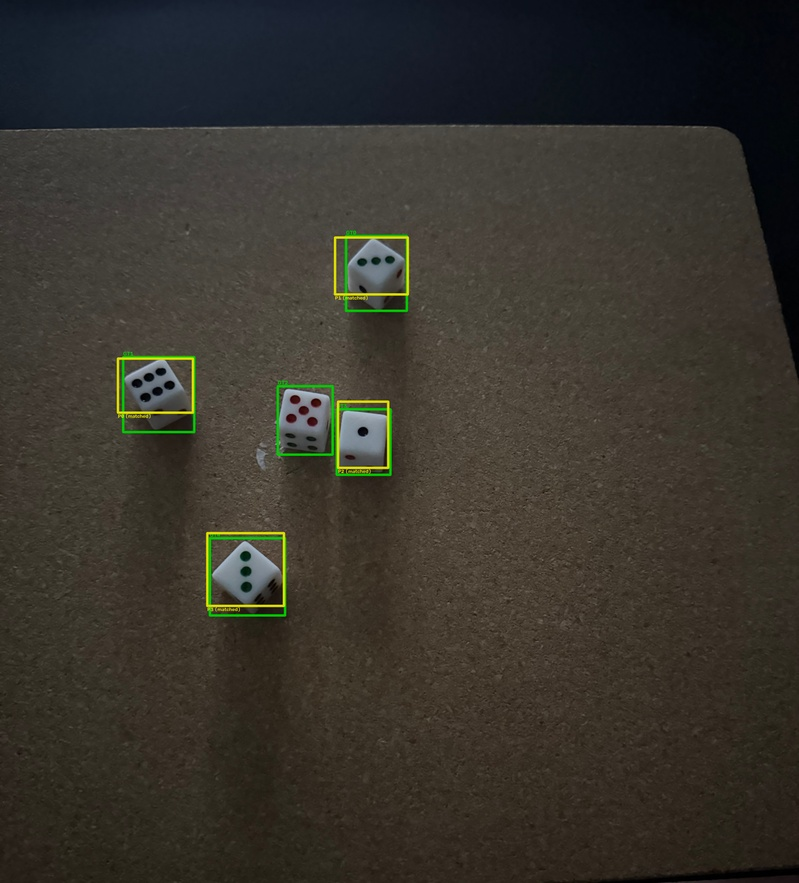
#> input picture runs/localization/failure_analysis/d6_ - 112_jpeg.rf.jMkikButOiVTHyy8ENy5_diagnostic.jpg, 799 x 883 px, shrunk from 4284 x 4734 before the run
$ python -i interactive_locate_dice.py   (imports and definitions only)
#> lines starting #> are read from the running program, lines starting #| are printed output that depends on the picture
#> in launch_tuner, image is the input picture: shape (883, 799, 3); mean B, G, R 44.5, 52.2, 55.6
#> the sliders are set to blur_k = 5, sigma = 0.5, clahe_clip = 2.0, clahe_tile = 8, channel = saturation, morph_k = 5, morph_iterations = 1, min_area_frac = 0.0015, max_area_frac = 0.1, min_aspect = 0.45, max_aspect = 2.2, min_solidity = 0.75, show_final_only = False
import cv2 as cv
import numpy as np
import matplotlib.pyplot as plt
from ipywidgets import (
    interact, FloatSlider, IntSlider, Dropdown, fixed, Layout, ToggleButton
)

def contour_solidity(contour):
    area = cv.contourArea(contour)
    hull = cv.convexHull(contour)
    hull_area = cv.contourArea(hull)
    if hull_area == 0:
        return 0
    return area / hull_area

def filter_dice_contours(contours, image_area, min_area_fraction, max_area_fraction,
                          min_aspect_ratio, max_aspect_ratio, min_solidity):
    min_area_px = min_area_fraction * image_area
    max_area_px = max_area_fraction * image_area
    boxes = []
    for c in contours:
        area = cv.contourArea(c)
        if area < min_area_px or area > max_area_px:
            continue
        x, y, w, h = cv.boundingRect(c)
        aspect_ratio = w / h if h > 0 else 0
        if aspect_ratio < min_aspect_ratio or aspect_ratio > max_aspect_ratio:
            continue
        if contour_solidity(c) < min_solidity:
            continue
        boxes.append((x, y, w, h))
    return boxes

def locate_dice_tunable(
    image_bgr,
    blur_k=5,
    sigma=0.5,
    clahe_clip=2.0,
    clahe_tile=8,
    channel="saturation",
    morph_k=5,
    morph_iterations=1,
    min_area_frac=0.0015,
    max_area_frac=0.10,
    min_aspect=0.45,
    max_aspect=2.2,
    min_solidity=0.75,
):
#> called with blur_k = 5, sigma = 0.5, clahe_clip = 2, clahe_tile = 8, channel = 'saturation', morph_k = 5, morph_iterations = 1, min_area_frac = 0.0015
    image_area = image_bgr.shape[0] * image_bgr.shape[1]
#> image_area = 705517
    blur_k = blur_k if blur_k % 2 == 1 else blur_k + 1  # kernel must be odd
    blurred = cv.GaussianBlur(image_bgr, (blur_k, blur_k), sigma)

    # [11 lines of commented-out code are left out]
    _, threshold = cv.threshold(blurred, 75, 255, cv.THRESH_BINARY_INV)
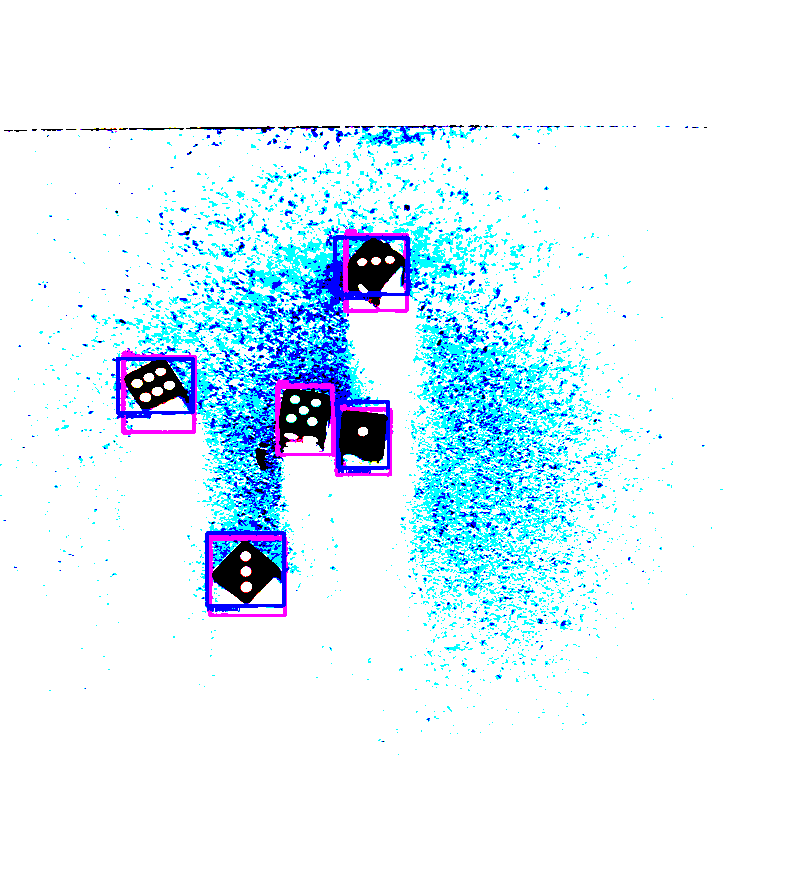
#> threshold: shape (883, 799, 3); mean B, G, R 250.7, 241.8, 225.9

    morph_k = morph_k if morph_k % 2 == 1 else morph_k + 1
    kernel = cv.getStructuringElement(cv.MORPH_ELLIPSE, (morph_k, morph_k))
    opened = cv.morphologyEx(threshold, cv.MORPH_OPEN, kernel, iterations=morph_iterations)
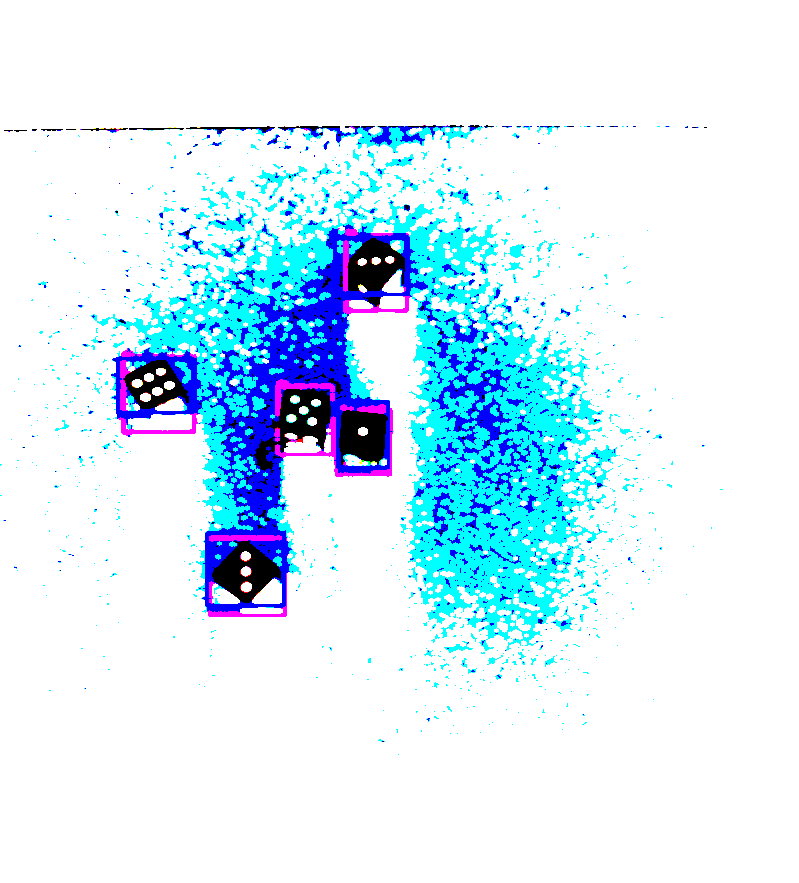
#> opened: shape (883, 799, 3); mean B, G, R 250.5, 237.6, 214.7
    closed = cv.morphologyEx(opened, cv.MORPH_CLOSE, kernel, iterations=morph_iterations)
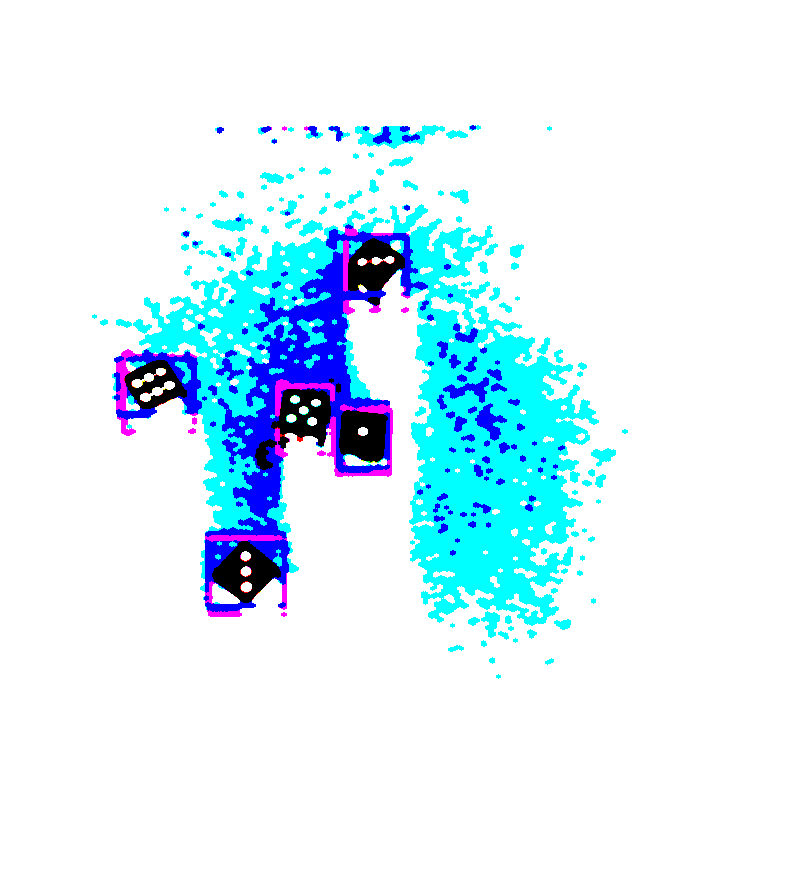
#> closed: shape (883, 799, 3); mean B, G, R 251.3, 241.3, 218.9

#> (the run stopped early here; a loop or call above may not have finished)

$ run again, on runs/localization/failure_analysis/d6_ - 122_jpeg.rf.APJxsi3oQTL3RaeoWwjF_diagnostic.jpg
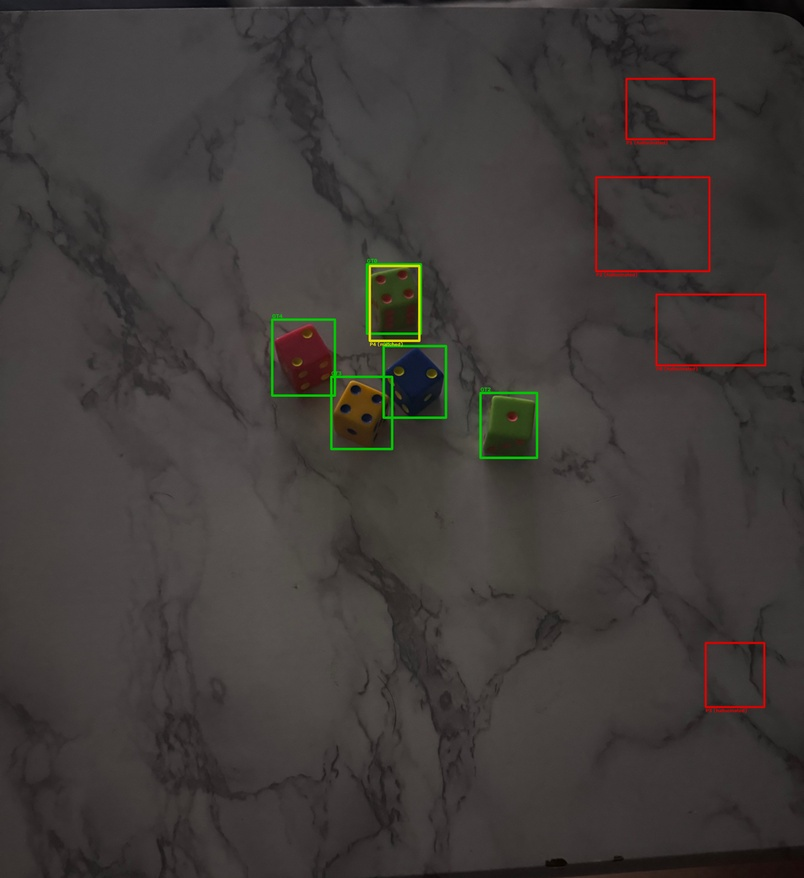
#> input picture runs/localization/failure_analysis/d6_ - 122_jpeg.rf.APJxsi3oQTL3RaeoWwjF_diagnostic.jpg, 804 x 878 px, shrunk from 4284 x 4682 before the run
#> in launch_tuner, image is the input picture: shape (878, 804, 3); mean B, G, R 56.5, 59, 63.4
#> in locate_dice_tunable, `_, threshold = cv.threshold(blurred, 75, 255, cv.THRESH_BINARY_INV)`:
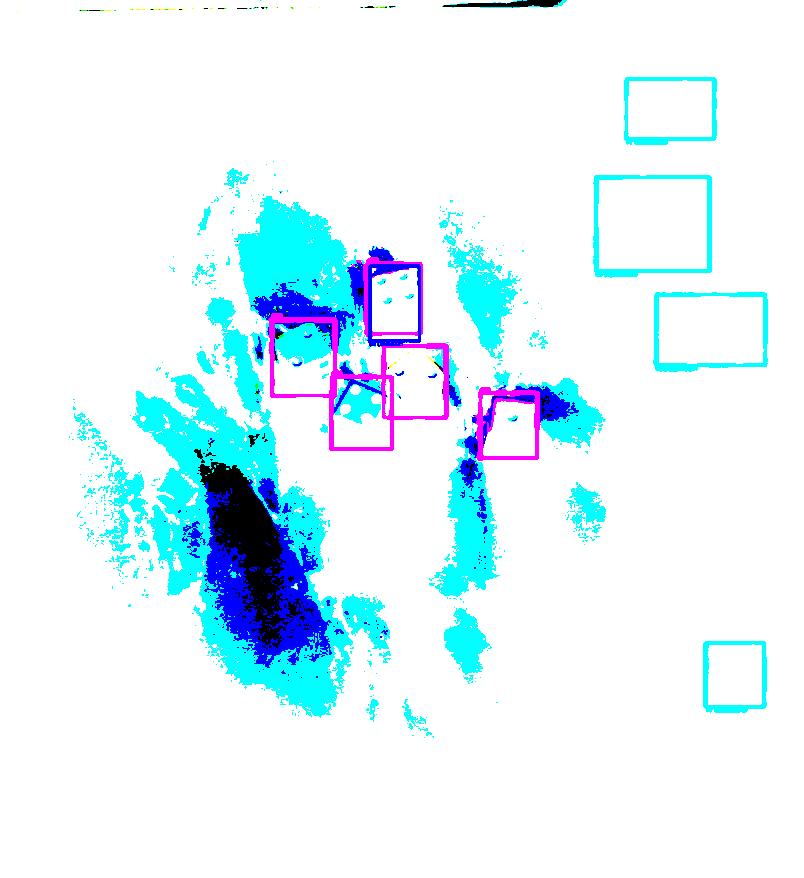
#> threshold: shape (878, 804, 3); mean B, G, R 251.8, 244.3, 223.4
#> in locate_dice_tunable, `closed = cv.morphologyEx(opened, cv.MORPH_CLOSE, kernel, iterations=mo..`:
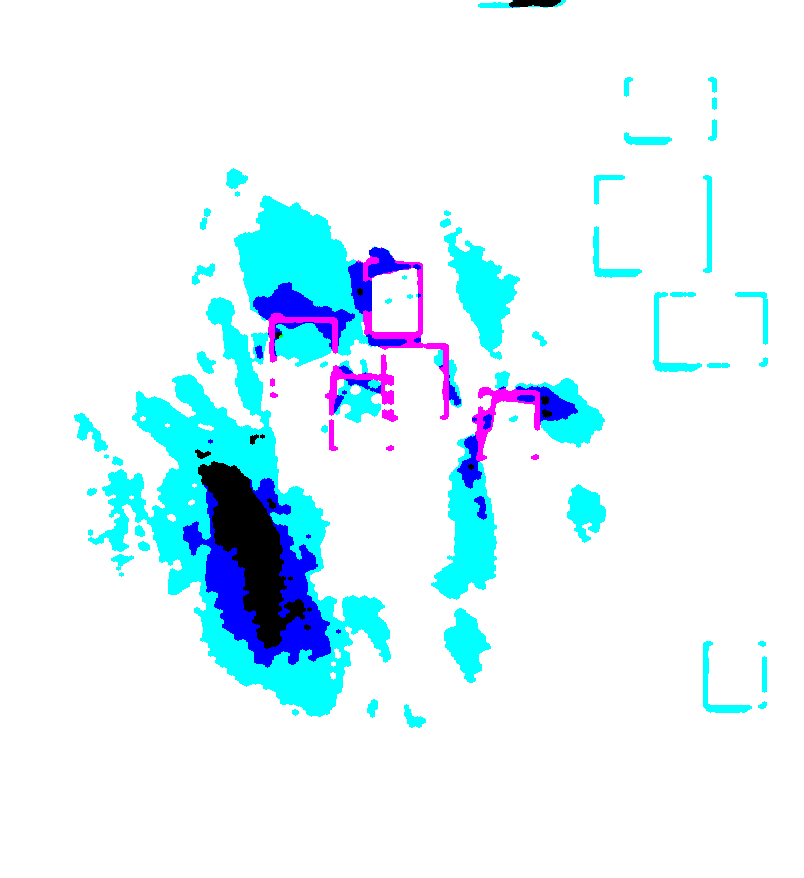
#> closed: shape (878, 804, 3); mean B, G, R 251.8, 244.2, 222.9
